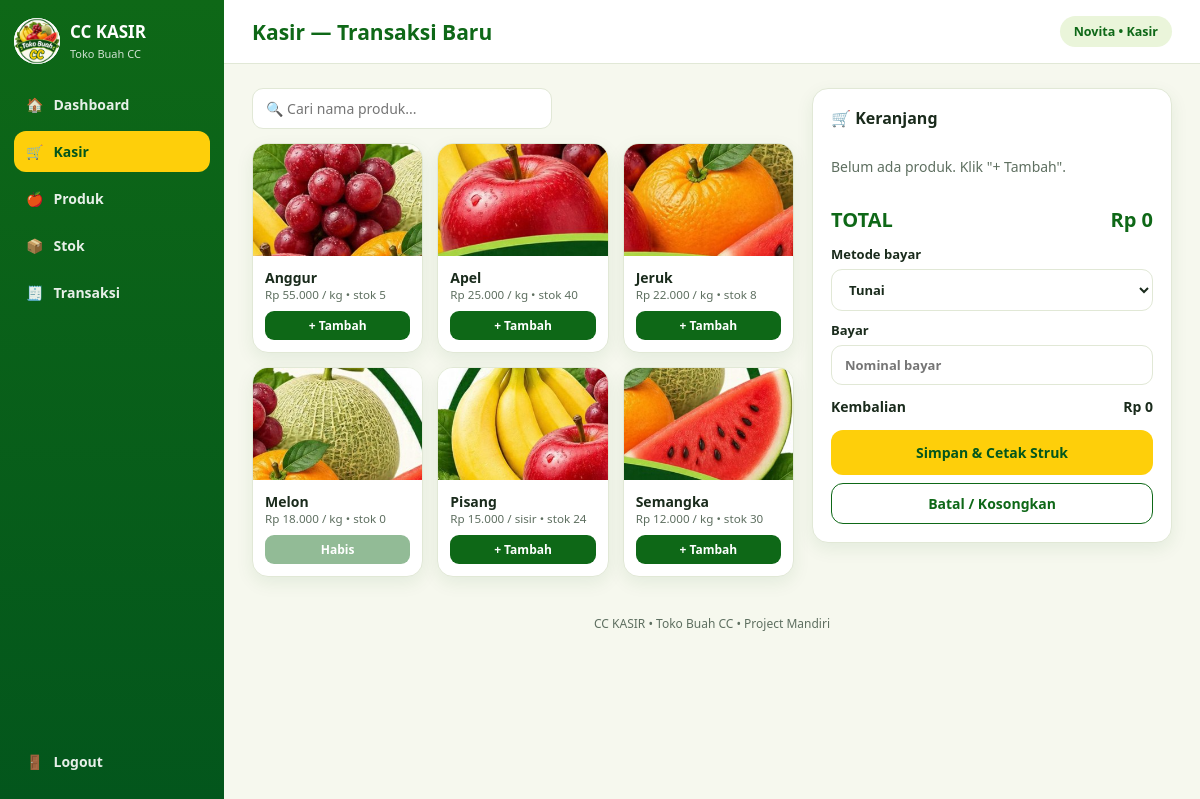
Screenshot of /views/kasir.php (signed in) with the database file from the repository.
### tables this page shows
CREATE TABLE produk (
  id_produk INT NOT NULL AUTO_INCREMENT PRIMARY KEY,
  nama_produk VARCHAR(100) NOT NULL,
  kategori VARCHAR(50) NOT NULL,
  harga INT NOT NULL DEFAULT 0,
  satuan VARCHAR(20) NOT NULL DEFAULT 'kg',
  stok DECIMAL(10,2) NOT NULL DEFAULT 0,
  stok_minimum DECIMAL(10,2) NOT NULL DEFAULT 0,
  status ENUM('aktif','nonaktif') NOT NULL DEFAULT 'aktif'
);

### includes/functions.php (called while the page is built, shortened)
<?php
function rupiah($angka): string
{
    return 'Rp ' . number_format((float) $angka, 0, ',', '.');
}
function e($teks): string
{
    return htmlspecialchars((string) $teks, ENT_QUOTES, 'UTF-8');
}
function format_qty($qty): string
{
    return rtrim(rtrim(number_format((float) $qty, 2, ',', '.'), '0'), ',');
}
function gambar_produk(string $nama): string
{
    $berkas = strtolower(trim(preg_replace('/[^a-z0-9]+/i', '-', $nama), '-'));
    $path = 'assets/images/produk/' . $berkas . '.jpg';
    if (file_exists(ROOT_PATH . '/' . $path)) {
        return BASE_URL . $path;
    }
    return BASE_URL . 'assets/images/logo-toko-buah-cc.png';
}

### config/database.php (called while the page is built, shortened)
<?php
function db(): PDO
{
    static $pdo = null;
    if ($pdo === null) {
        $dsn = 'mysql:host=' . DB_HOST . ';dbname=' . DB_NAME . ';charset=utf8mb4';
        $pdo = new PDO($dsn, DB_USER, DB_PASS, [
            PDO::ATTR_ERRMODE => PDO::ERRMODE_EXCEPTION,
            PDO::ATTR_DEFAULT_FETCH_MODE => PDO::FETCH_ASSOC,
        ]);
    }
    return $pdo;
}

### views/kasir.php (the view, shortened to what this page needs)
<?php
$produk = db()->query("SELECT id_produk, nama_produk, kategori, harga, satuan, stok FROM produk WHERE status = 'aktif' ORDER BY nama_produk")->fetchAll();
$pageTitle = 'Kasir — Transaksi Baru';
$active = 'kasir';
include ROOT_PATH . '/includes/header.php';
include ROOT_PATH . '/includes/navbar.php';
?>
<div class="view">
    <div class="kasir">
        <div>
            <div class="tools">
                <input id="cari" type="search" placeholder="🔍 Cari nama produk...">
            </div>
            <div class="grid" id="grid">
                <?php foreach ($produk as $p): ?>
                    <?php $habis = (float) $p['stok'] <= 0; ?>
                    <div class="prod" data-nama="<?= e(strtolower($p['nama_produk'])) ?>">
                        <img src="<?= e(gambar_produk($p['nama_produk'])) ?>" alt="<?= e($p['nama_produk']) ?>">
                        <div>
                            <b><?= e($p['nama_produk']) ?></b>
                            <small><?= e(rupiah($p['harga'])) ?> / <?= e($p['satuan']) ?> • stok <?= e(format_qty($p['stok'])) ?></small>
                            <button type="button" class="btn s w" data-add="<?= (int) $p['id_produk'] ?>" <?= $habis ? 'disabled' : '' ?>>
                                <?= $habis ? 'Habis' : '+ Tambah' ?>
                            </button>
                        </div>
                    </div>
                <?php endforeach; ?>
            </div>
        </div>
        <form class="card cart" id="form-kasir" method="post" action="<?= BASE_URL ?>actions/transaksi_simpan.php">
            <h3>🛒 Keranjang</h3>
            <div id="cart-list"></div>
            <div class="tot"><span>TOTAL</span><span id="cart-total">Rp 0</span></div>
            <label class="lbl">Metode bayar
                <select name="metode"><option value="tunai">Tunai</option><option value="transfer">Transfer</option></select>
            </label>
            <label class="lbl">Bayar
                <input type="number" id="bayar" name="bayar" min="0" step="500" placeholder="Nominal bayar">
            </label>
            <div class="kmb"><span>Kembalian</span><span id="kembalian">Rp 0</span></div>
            <button type="submit" class="btn y w big">Simpan & Cetak Struk</button>
            <button type="button" class="btn o w" id="kosongkan">Batal / Kosongkan</button>
        </form>
    </div>
</div>
<?php include ROOT_PATH . '/includes/footer.php'; ?>

### includes/header.php (shortened to what this page needs)
<?php
$pageTitle = $pageTitle ?? APP_NAME;
?>
<!DOCTYPE html>
<html lang="id">
<head>
    <link rel="stylesheet" href="<?= BASE_URL ?>assets/css/style.css">
</head>
<body>

### includes/navbar.php (shortened to what this page needs)
<?php
$active = $active ?? '';
$menu = [
    'dashboard' => ['Dashboard', '🏠'],
    'kasir'     => ['Kasir', '🛒'],
    'produk'    => ['Produk', '🍎'],
    'stok'      => ['Stok', '📦'],
    'transaksi' => ['Transaksi', '🧾'],
    'laporan'   => ['Laporan', '📊'],
];
?>
<div class="app">
    <aside>
        <div class="brand">
            <img src="<?= BASE_URL ?>assets/images/logo-toko-buah-cc.png" alt="Logo Toko Buah CC">
            <div><b><?= APP_NAME ?></b><span><?= MITRA_NAME ?></span></div>
        </div>
        <?php foreach ($menu as $key => [$label, $icon]): ?>
            <?php if ($key === 'laporan' && !is_pemilik()) { continue; } ?>
            <a class="nav <?= $active === $key ? 'on' : '' ?>" href="<?= BASE_URL ?>views/<?= $key ?>.php">
                <span><?= $icon ?></span><?= $label ?>
            </a>
        <?php endforeach; ?>
        <a class="nav out" href="<?= BASE_URL ?>actions/logout.php"><span>🚪</span>Logout</a>
    </aside>
    <main>
        <header class="topbar">
            <h1><?= e($pageTitle) ?></h1>
            <span class="chip-u"><?= e($_SESSION['user']['nama'] ?? '') ?> • <?= e(ucfirst($_SESSION['user']['role'] ?? '')) ?></span>
        </header>

### includes/footer.php (shortened to what this page needs)
        <p class="note">CC KASIR • <?= MITRA_NAME ?> • Project Mandiri</p>
    </main>
</div>
</body>
</html>

### assets/css/style.css (style rules this page uses)
:root { --g1:#03561C;--g2:#0E6817;--g3:#1D7519;--lime:#B2E04D;--yel:#FECF0A;--bg:#F6F8EE;--card:#fff;--ink:#1A2B1C;--mut:#5E6F60;--line:#E1E8D6;--tint:#EAF5DA }
* { box-sizing:border-box;margin:0 }
html,body { min-height:100% }
body { font-family:Nunito,'Segoe UI',Arial,sans-serif;background:var(--bg);color:var(--ink);font-size:14px }
a { text-decoration:none;color:inherit }
.app { display:flex;min-height:100vh }
aside { width:224px;background:linear-gradient(180deg,var(--g2),var(--g1));color:#fff;padding:18px 14px;display:flex;flex-direction:column;gap:6px;flex-shrink:0 }
.brand { display:flex;align-items:center;gap:10px;margin-bottom:14px }
.brand img { width:46px;height:46px;border-radius:50%;background:#fff }
.brand b { font-size:17px;display:block }
.brand span { font-size:11px;opacity:.8 }
.nav { display:flex;align-items:center;gap:10px;padding:11px 12px;border-radius:12px;font-weight:600;opacity:.9 }
.nav.on { background:var(--yel);color:var(--g1);font-weight:800;opacity:1 }
.nav.out { margin-top:auto }
main { flex:1;min-width:0;display:flex;flex-direction:column }
.topbar { display:flex;justify-content:space-between;align-items:center;padding:16px 28px;background:var(--card);border-bottom:1px solid var(--line) }
.topbar h1 { font-size:21px;color:var(--g2) }
.chip-u { background:var(--tint);color:var(--g2);padding:7px 14px;border-radius:99px;font-weight:700;font-size:12.5px }
.view { padding:24px 28px;display:grid;gap:18px }
.note { color:var(--mut);font-size:12px;text-align:center;padding:14px 0 18px }
.card { background:var(--card);border-radius:16px;padding:18px;border:1px solid var(--line);box-shadow:0 6px 18px rgba(3,86,28,.08) }
.card h3 { font-size:16px;margin-bottom:10px }
.tools { display:flex;gap:10px;align-items:center;flex-wrap:wrap }
.tools input { max-width:300px }
.btn { display:inline-block;text-align:center;padding:10px 18px;border-radius:12px;font:inherit;font-weight:800;background:var(--g2);color:#fff;border:0;cursor:pointer }
.btn.y { background:var(--yel);color:var(--g1) }
.btn.o { background:var(--card);color:var(--g2);border:1.5px solid var(--g2) }
.btn.s { padding:6px 12px;font-size:12px;border-radius:9px }
.btn.w { display:block;width:100% }
.btn.big { padding:13px }
.btn[disabled] { opacity:.45;cursor:not-allowed }
input,select { font:inherit;padding:10px 13px;border:1.5px solid var(--line);border-radius:11px;width:100%;background:#fff;color:var(--ink) }
.lbl { display:grid;gap:6px;font-weight:700;font-size:13px }
.kasir { display:grid;grid-template-columns:1fr 360px;gap:18px;align-items:start }
.grid { display:grid;grid-template-columns:repeat(3,1fr);gap:14px;margin-top:14px }
.prod { background:var(--card);border:1px solid var(--line);border-radius:16px;overflow:hidden;box-shadow:0 6px 18px rgba(3,86,28,.08) }
.prod img { width:100%;height:112px;object-fit:cover;display:block;background:var(--tint) }
.prod div { padding:12px }
.prod b { display:block }
.prod small { color:var(--mut);display:block;margin-bottom:9px }
.tot { display:flex;justify-content:space-between;font-size:20px;font-weight:800;color:var(--g2);margin:12px 0 }
.kmb { display:flex;justify-content:space-between;margin:12px 0 14px;font-weight:700 }
.cart .lbl { margin-bottom:10px }
.cart .btn { margin-top:8px }

### rows the page displays
produk: shows a picture, nama_produk "Anggur", harga "Rp 55.000", satuan "kg", stok "5", shows "+ Tambah"
produk: shows a picture, nama_produk "Apel", harga "Rp 25.000", satuan "kg", stok "40", shows "+ Tambah"
produk: shows a picture, nama_produk "Jeruk", harga "Rp 22.000", satuan "kg", stok "8", shows "+ Tambah"
produk: shows a picture, nama_produk "Melon", harga "Rp 18.000", satuan "kg", stok "0", shows "Habis"
produk: shows a picture, nama_produk "Pisang", harga "Rp 15.000", satuan "sisir", stok "24", shows "+ Tambah"
produk: shows a picture, nama_produk "Semangka", harga "Rp 12.000", satuan "kg", stok "30", shows "+ Tambah"

### other values shown
APP_NAME "CC KASIR"
MITRA_NAME "Toko Buah CC"
$icon "🏠"
$label "Dashboard"
$icon "🛒"
$label "Kasir"
$icon "🍎"
$label "Produk"
$icon "📦"
$label "Stok"
$icon "🧾"
$label "Transaksi"
$pageTitle "Kasir — Transaksi Baru"
$_SESSION['user']['nama'] "Novita"
$_SESSION['user']['role'] "Kasir"
